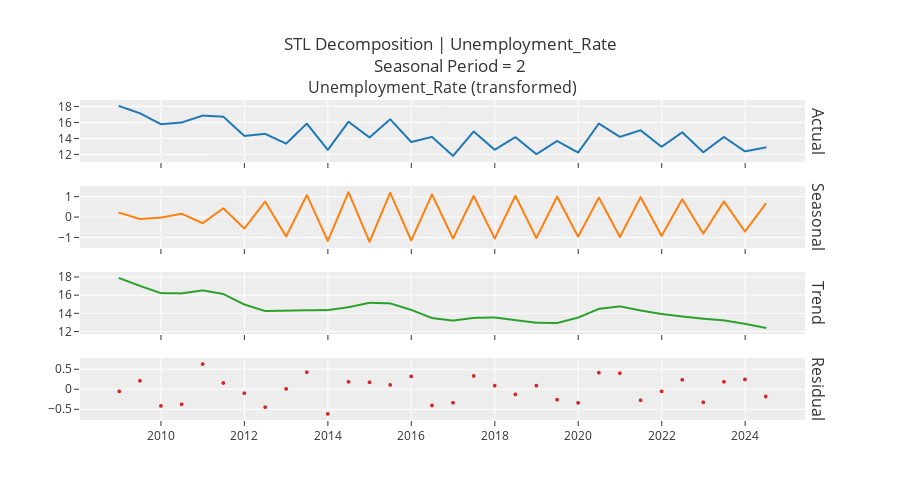

This figure's notebook cell:
### Markdown cell above
STL decomposition

### Code cell
exp.plot_model(plot="decomp_stl", fig_kwargs={"height": 500})
